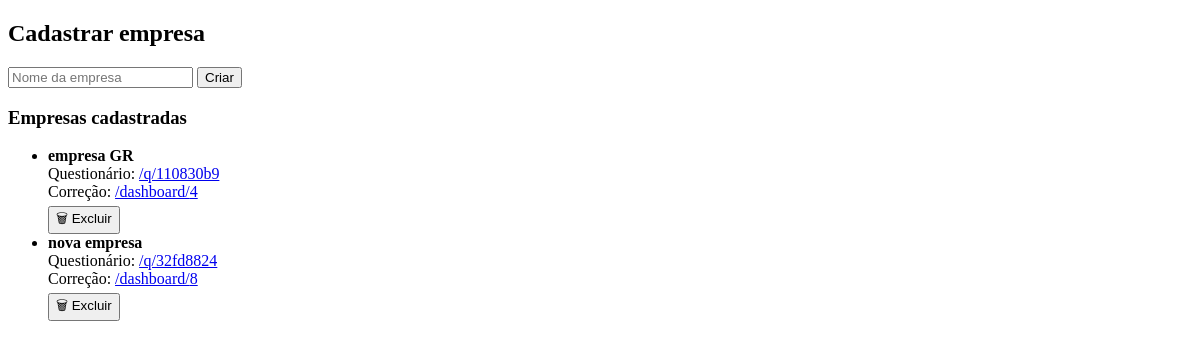
/admin, run on an earlier commit of the app's database.
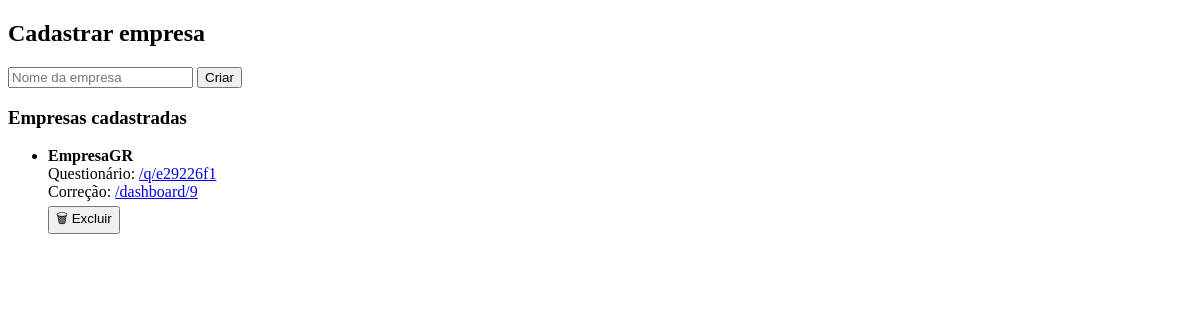
And on a later commit of the database.
### tables this page shows
CREATE TABLE empresas (
            id INTEGER PRIMARY KEY AUTOINCREMENT,
            nome TEXT NOT NULL,
            token TEXT UNIQUE NOT NULL,
            data_criacao TEXT NOT NULL
        );

### app.py (the view, shortened to what this page needs)
@app.route("/admin", methods=["GET", "POST"])
def admin():
    conn = conectar()
    c = conn.cursor()
    erro = None
    c.execute("SELECT id, nome, token FROM empresas")
    empresas = c.fetchall()
    conn.close()
    return render_template("admin.html", empresas=empresas, erro=erro)

### app.py (called while the page is built)
def conectar():
    return sqlite3.connect(DATABASE)

### templates/admin.html (shortened to what this page needs)
<!DOCTYPE html>
<html>
<head>
</head>
<body>
    <h2>Cadastrar empresa</h2>
    <form method="post">
        <input type="text" name="nome" placeholder="Nome da empresa" required>
        <button type="submit">Criar</button>
    </form>
    <h3>Empresas cadastradas</h3>
    <ul>
{% for id, nome, token in empresas %}
  <li>
    <strong>{{ nome }}</strong><br>
    Questionário:
    <a href="/q/{{ token }}">/q/{{ token }}</a><br>
    Correção:
    <a href="/dashboard/{{ id }}">/dashboard/{{ id }}</a><br>
    <form action="/admin/excluir/{{ id }}" method="post" style="margin-top:5px;">
      <button type="submit" onclick="return confirm('Excluir esta empresa?')">
        🗑 Excluir
      </button>
    </form>
  </li>
{% endfor %}
</ul>
</body>
</html>

What changed in the data, as far as the page shows it:
removed empresas: nome "empresa GR", token "110830b9", id "4"
removed empresas: nome "nova empresa", token "32fd8824", id "8"
added empresas: nome "EmpresaGR", token "e29226f1", id "9"
